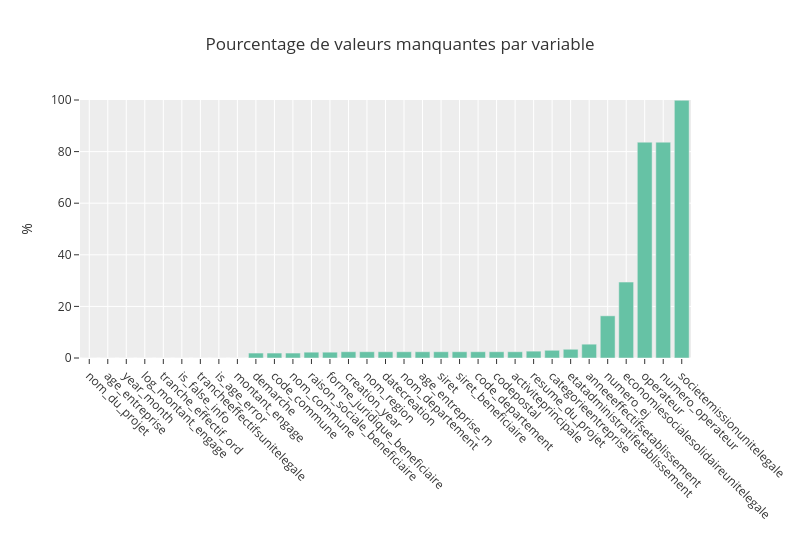

The code cell stored with this chart in its notebook:
### Markdown cell above
### NA check and treatment

### Code cell
na = df.isna().sum()/df.shape[0]*100

px.bar(na.sort_values(),
         title = "Pourcentage de valeurs manquantes par variable",
         color_discrete_sequence = palettehex[0:1],
         template='ggplot2',
         range_y = [0,100],
         width=800,
         labels={'value':'%', 'index':''},
         color=None
        ).update_traces(showlegend=False).update_xaxes(tickangle=45)

### Figure 1 — Plotly figure (JSON) as saved in the notebook; plotly's stock layout.template omitted (floating-point values rounded to 4 significant figures)
{"data": [{"hovertemplate": "variable=0<br>=%{x}<br>%=%{y}<extra></extra>", "legendgroup": "0", "marker": {"color": "#66c2a5", "pattern": {"shape": ""}}, "name": "0", "orientation": "v", "showlegend": false, "textposition": "auto", "type": "bar", "x": ["nom_du_projet", "age_entreprise", "year_month", "log_montant_engage", "tranche_effectif_ord", "is_false_info", "trancheeffectifsunitelegale", "is_age_error", "montant_engage", "demarche", "code_commune", "nom_commune", "raison_sociale_beneficiaire", "forme_juridique_beneficiaire", "creation_year", "nom_region", "datecreation", "nom_departement", "age_entreprise_m", "siret", "siret_beneficiaire", "code_departement", "codepostal", "activiteprincipale", "resume_du_projet", "categorieentreprise", "etatadministratifetablissement", "anneeeffectifsetablissement", "numero_ej", "economiesocialesolidaireunitelegale", "operateur", "numero_operateur", "societemissionunitelegale"], "xaxis": "x", "y": [0.0, 0.0, 0.0, 0.0, 0.0, 0.0, 0.0, 0.0, 0.0, 1.917, 1.917, 1.917, 2.255, 2.255, 2.424, 2.424, 2.424, 2.424, 2.424, 2.424, 2.424, 2.424, 2.424, 2.424, 2.649, 2.988, 3.382, 5.355, 16.35, 29.43, 83.65, 83.65, 99.89], "yaxis": "y"}], "layout": {"barmode": "relative", "legend": {"title": {"text": "variable"}, "tracegroupgap": 0}, "title": {"text": "Pourcentage de valeurs manquantes par variable"}, "width": 800, "xaxis": {"anchor": "y", "domain": [0, 1], "tickangle": 45, "title": {"text": ""}}, "yaxis": {"anchor": "x", "domain": [0, 1], "range": [0, 100], "title": {"text": "%"}}}}
